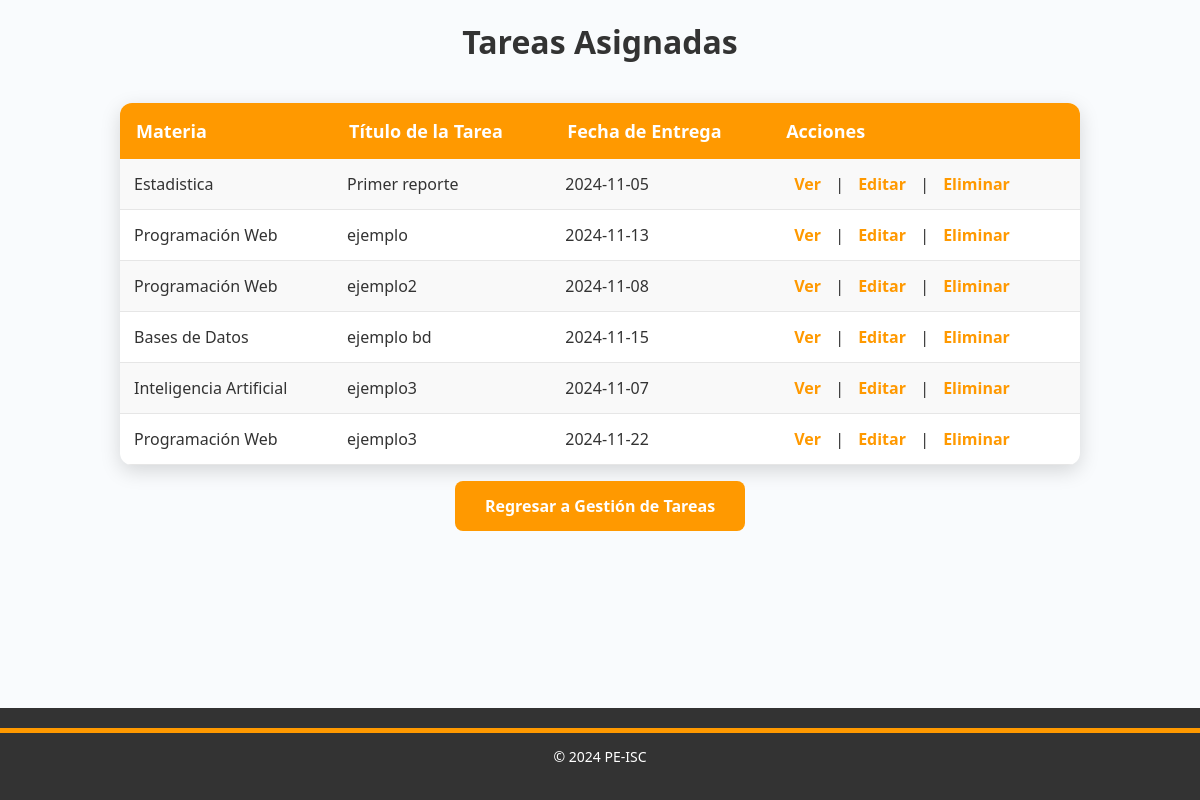
/listarTareas.php, run on the app's committed database.
### tables this page shows
CREATE TABLE `tareas` (
  `id_tarea` int(11) NOT NULL,
  `id_curso` int(11) DEFAULT NULL,
  `titulo` varchar(100) NOT NULL,
  `descripcion` text DEFAULT NULL,
  `archivo_tarea` varchar(255) DEFAULT NULL,
  `fecha_creacion` timestamp NOT NULL DEFAULT current_timestamp(),
  `fecha_limite` date NOT NULL
);

CREATE TABLE `cursos` (
  `id_curso` int(11) NOT NULL,
  `nombre_curso` varchar(100) NOT NULL,
  `id_docente` int(11) DEFAULT NULL,
  `fecha_creacion` timestamp NOT NULL DEFAULT current_timestamp(),
  `imagen_url` varchar(255) DEFAULT NULL
);

### listarTareas.php (the view, shortened to what this page needs)
<?php
$servidor = "localhost";
$usuario = "root";
$contraseña = "";
$baseDatos = "peis";
$conexion = new mysqli($servidor, $usuario, $contraseña, $baseDatos);
$sql = "SELECT id_tarea, id_curso, titulo, fecha_limite FROM tareas";
$resultado = $conexion->query($sql);
?>
<!DOCTYPE html>
<html lang="es">
<head>
</head>
<body>
<h2>Tareas Asignadas</h2>
<div class="table-container">
    <table>
        <tr>
            <th>Materia</th>
            <th>Título de la Tarea</th>
            <th>Fecha de Entrega</th>
            <th>Acciones</th>
        </tr>
        <?php
        if ($resultado->num_rows > 0) {
            while($fila = $resultado->fetch_assoc()) {
                echo "<tr>";
                echo "<td>" . obtenerNombreMateria($fila["id_curso"], $conexion) . "</td>";
                echo "<td>" . $fila["titulo"] . "</td>";
                echo "<td>" . $fila["fecha_limite"] . "</td>";
                echo "<td class='acciones'>
                        <a href='verTarea.php?id=" . $fila["id_tarea"] . "'>Ver</a> |
                        <a href='editarTarea.php?id=" . $fila["id_tarea"] . "'>Editar</a> |
                        <a href='#' onclick='confirmarEliminacion(" . $fila["id_tarea"] . ")'>Eliminar</a>
                      </td>";
                echo "</tr>";
            }
        } else {
            echo "<tr><td colspan='4'>No hay tareas asignadas</td></tr>";
        }
        ?>
    </table>
</div>
<div class="back-button-container">
    <a href="gestionTareasProfesor.php" class="back-button">Regresar a Gestión de Tareas</a>
</div>
<footer>
    <div class="footer-divider"></div>
    <p>&copy; 2024 PE-ISC</p>
</footer>
</body>
</html>
<?php
function obtenerNombreMateria($id_curso, $conexion) {
    $consulta = "SELECT nombre_curso FROM cursos WHERE id_curso = $id_curso";
    $resultado = $conexion->query($consulta);
    if ($resultado->num_rows > 0) {
        $fila = $resultado->fetch_assoc();
        return $fila['nombre_curso'];
    } else {
        return "Desconocido";
    }
}
?>

### listarTareas.php (style rules this page uses)
body { font-family: 'Segoe UI', Tahoma, Geneva, Verdana, sans-serif; background-color: #f9fbfd; color: #333; margin: 0; padding: 0; }
h2 { text-align: center; color: #333; padding: 20px 0; font-size: 32px; font-weight: 700; margin: 0; }
.table-container { max-width: 80%; margin: 20px auto; background-color: #ffffff; border-radius: 12px; box-shadow: 0 6px 20px rgba(0, 0, 0, 0.15); overflow: hidden; }
table { width: 100%; border-collapse: collapse; }
th { background-color: #ff9900; color: #fff; font-weight: bold; text-align: left; padding: 16px; font-size: 18px; }
td { padding: 14px; border-bottom: 1px solid #e6e6e6; font-size: 16px; }
tr:nth-child(even) { background-color: #f9f9f9; }
.acciones a { margin: 0 10px; color: #ff9900; text-decoration: none; font-weight: bold; transition: color 0.3s; }
.back-button-container { text-align: center; margin: 30px; }
.back-button { background-color: #ff9900; color: #fff; padding: 14px 30px; border: none; border-radius: 8px; font-weight: bold; cursor: pointer; text-decoration: none; transition: background-color 0.3s; font-size: 16px; }
footer { background-color: #333; color: #fff; text-align: center; padding: 20px 0; font-size: 14px; position: fixed; width: 100%; bottom: 0; }
.footer-divider { height: 5px; background-color: #ff9900; }

### data on the page
tareas: id_curso.nombre_curso "Estadistica", titulo "Primer reporte", fecha_limite "2024-11-05"
tareas: id_curso.nombre_curso "Programación Web", titulo "ejemplo", fecha_limite "2024-11-13"
tareas: id_curso.nombre_curso "Programación Web", titulo "ejemplo2", fecha_limite "2024-11-08"
tareas: id_curso.nombre_curso "Bases de Datos", titulo "ejemplo bd", fecha_limite "2024-11-15"
tareas: id_curso.nombre_curso "Inteligencia Artificial", titulo "ejemplo3", fecha_limite "2024-11-07"
tareas: id_curso.nombre_curso "Programación Web", titulo "ejemplo3", fecha_limite "2024-11-22"
